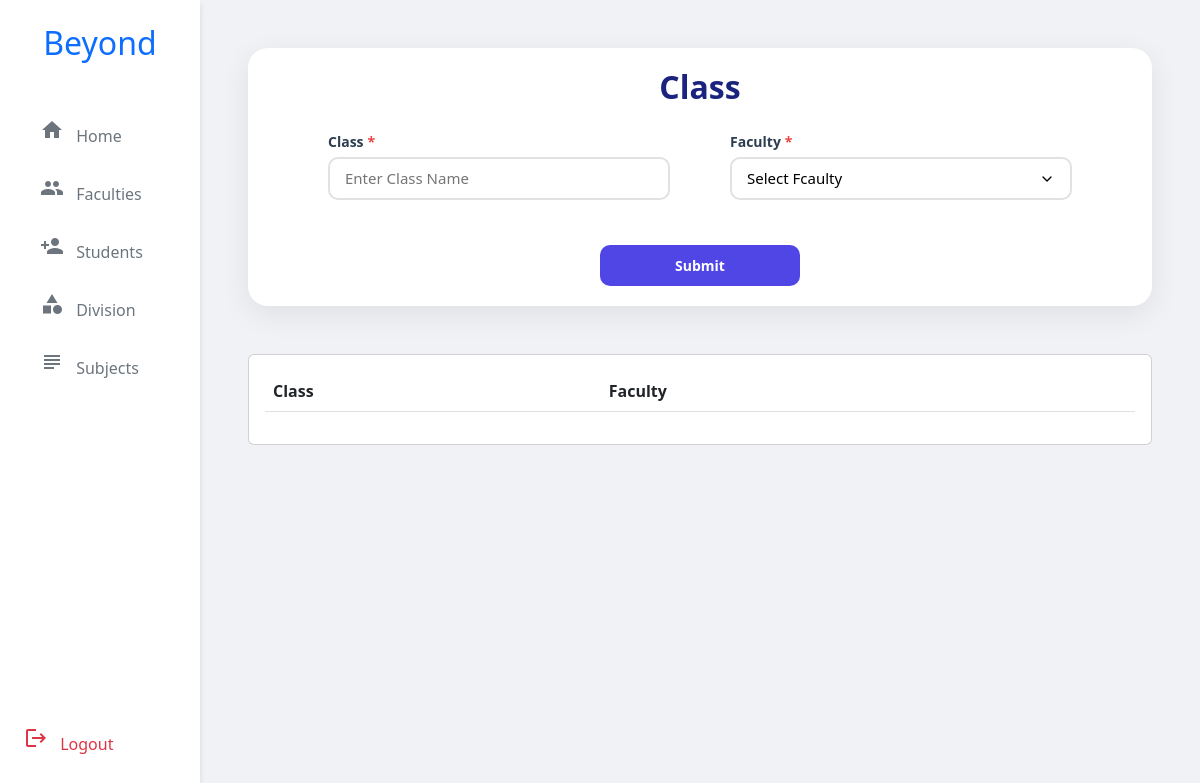
The app's page /add-class/, older data.
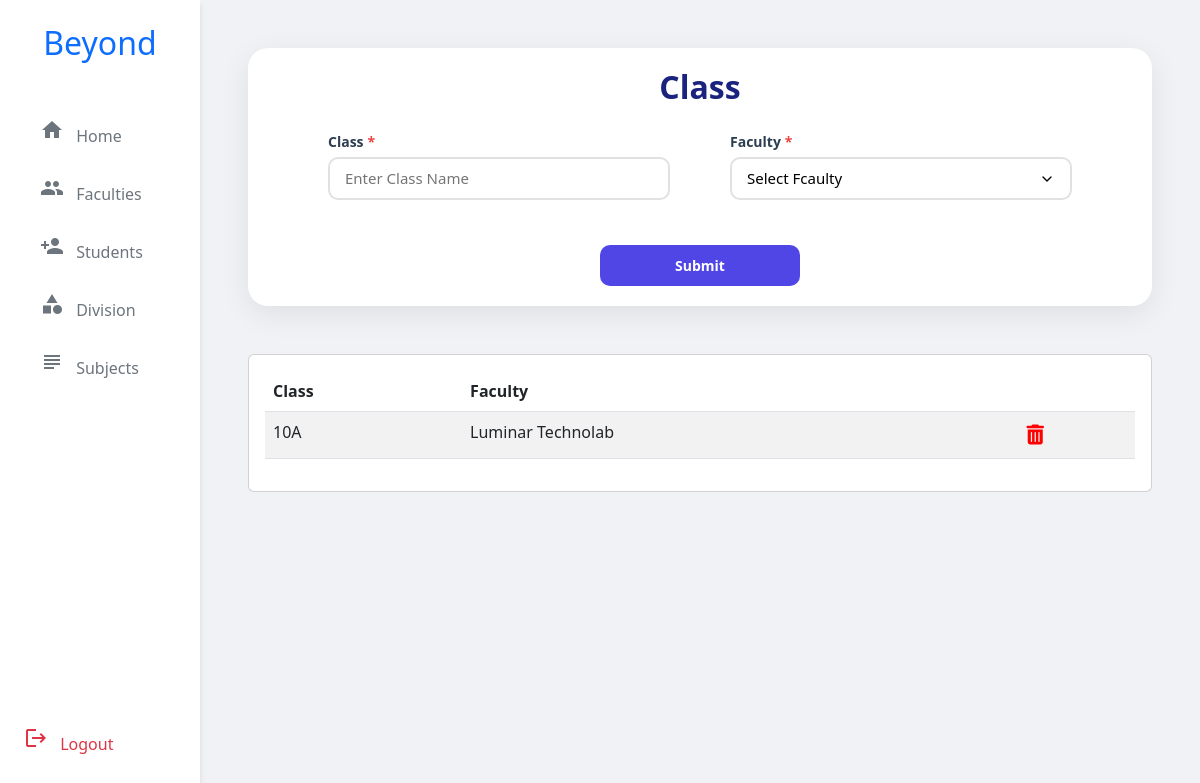
The same page, newer data.
### accounts/models.py (models this page shows, shortened)
class Class_Name(models.Model):
    class_name=models.CharField(unique=True,max_length=100)
    faculty=models.OneToOneField(Faculty,on_delete=models.CASCADE,related_name='fac_class')

class CustUser(AbstractBaseUser,PermissionsMixin):
    email=models.EmailField(unique=True)
    is_active=models.BooleanField(default=True)
    is_staff=models.BooleanField(default=False)
    is_superuser = models.BooleanField(default=False)
    is_faculty=models.BooleanField(default=False)
    objects = CustomUserManager()
    USERNAME_FIELD = 'email'

class Faculty(CustUser):
    name=models.CharField(max_length=100)
    options=(
        ("Male","Male"),
        ("Female","Female"),
        ("Others","Others")
    )
    gender=models.CharField(max_length=100,choices=options,default="Male")
    age=models.IntegerField()
    exp=models.IntegerField(default=1)
    image=models.ImageField(upload_to="Faculty Image",null=True)
    subject=models.ForeignKey(Subject,on_delete=models.CASCADE)
    def __str__(self):
        return self.name

### adminpage/views.py (the view)
# urls.py: path('add-class/',AddClass.as_view(),name='add-cls'),
class AddClass(CreateView):
    template_name='class.html'
    model=Class_Name
    form_class=ClassForm
    success_url=reverse_lazy('add-cls')
    def get_context_data(self, **kwargs):
        context =super().get_context_data(**kwargs)
        context['class']=Class_Name.objects.all()
        context['faculty']=Faculty.objects.all()
        return context

### adminpage/forms.py
class ClassForm(forms.ModelForm):
     class Meta:
          model=Class_Name
          fields = ['class_name','faculty']

### adminpage/templates/class.html (shortened to what this page needs)
{% extends "admin_home.html" %}
{% load static %}
{% block adminhome %}
<div class="custom-form">
    <div class="form-header">
        <h2 class="form-title">Class</h2>
    </div>
    <form action="" method="POST" enctype="multipart/form-data">
        <div class="form-row">
            <div class="form-group">
                <label for="class_name" class="required-field">Class</label>
                <input type="text" name="class_name" id="class_name" required placeholder="Enter Class Name">
            </div>
            <div class="form-group">
                <label for="class_id" class="required-field">Faculty</label>
                <select name="faculty" id="faculty" required>
                    <option value="">Select Fcaulty</option>
                </select>
            </div>
            </div>
        <button type="submit" class="btn-submit">Submit</button>
    </form>
</div>
<div class="row mt-5" >
    <div class="col">
        <div class="card list-card mb-4">
            <div class="card-body">
                <table class="table table-striped">
                    <thead>
                        <tr>
                            <th>Class</th>
                            <th>Faculty</th>
                            <th></th>
                        </tr>
                    </thead>
                    <tbody style="overflow: scroll;">
                        {% for cls in class %}
                        <tr >
                            <td>{{cls.class_name}}</td>
                            <td>{{cls.faculty}}</td>
                            <td>
                                <a href="{% url 'del-cls' pk=cls.id %}" class="delete-icon" title="Delete">
                                    <i class="fas fa-trash-alt"></i>
                                </a>
                            </td>
                        </tr>
                        {% endfor %}
                    </tbody>
                </table>
            </div>
        </div>
    </div>
    </div>
{% endblock %}

Row changes from the older to the newer data that the page shows:
added Class_Name: class_name "10A", faculty "Luminar Technolab"
